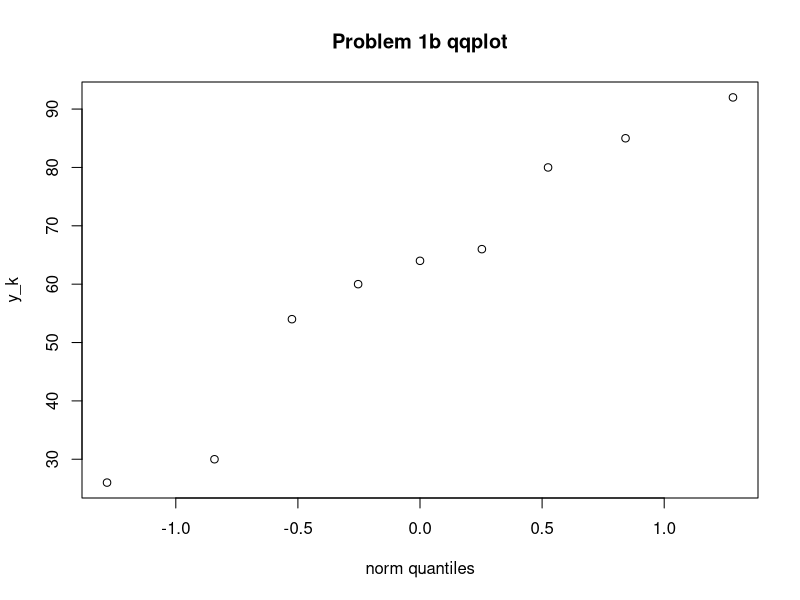

Here is the R script that generated this plot:
# Problem 1

# part b 

x_k = c(92, 66, 85, 60, 64, 30, 80, 26, 54)
y_k = sort(x_k)

n = length(x_k)
p_k = c()
for (val in 1:n){
	p_k = append(p_k, val/(1+n))
}

z_k = qnorm(p_k)
plot(z_k, y_k, xlab = "norm quantiles", main = "Problem 1b qqplot")


# Problem 2

# part b

a = c(18.08, 22.79, 19.56, 11.11, 5.87, 23.56, 16.20, 16.84, 30.87, 27.67)

abar = mean(a)
s = sd(a)
n = length(a)
alpha = 0.01 
talpha = qt(1-alpha, n-1)
epsilon = talpha * s / sqrt(n)

sprintf("a_bar : %.9f", abar)
sprintf("s : %.9f", s)
sprintf("t_alpha : %.9f", talpha)
sprintf("epsilon : %.9f", epsilon)
sprintf("99 percent one-sided upper confidence interval : (-oo, %.9f]", abar + epsilon)
